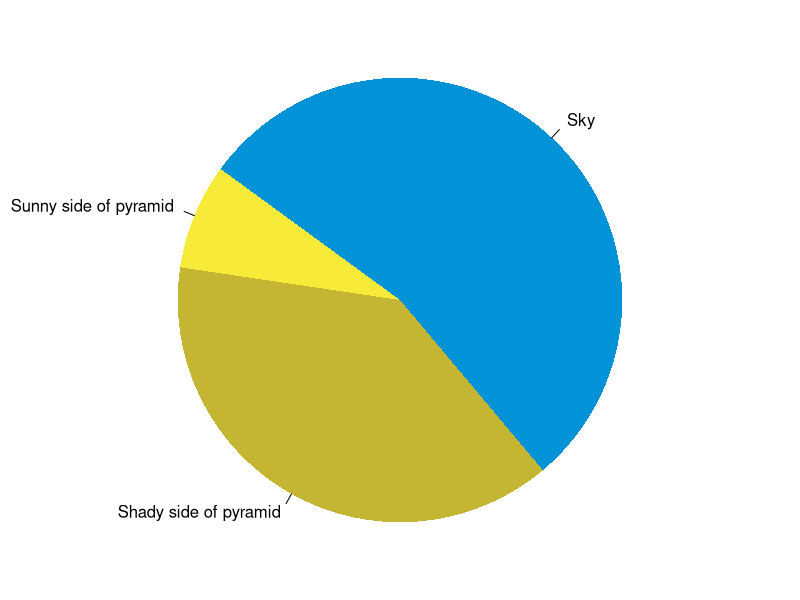

The R script that drew this image:
## ---- chunk 1
knitr::opts_chunk$set(collapse = TRUE)
## ---- chunk 2
summary(cars)
fit <- lm(dist ~ speed, data = cars)
fit
## ---- chunk 3
par(mar = c(0, 1, 0, 1))
pie(
  c(420, 60, 300),
  c('Sky', 'Sunny side of pyramid', 'Shady side of pyramid'),
  col = c('#0292D8', '#F7EA39', '#C4B632'),
  init.angle = -50, border = NA
)
